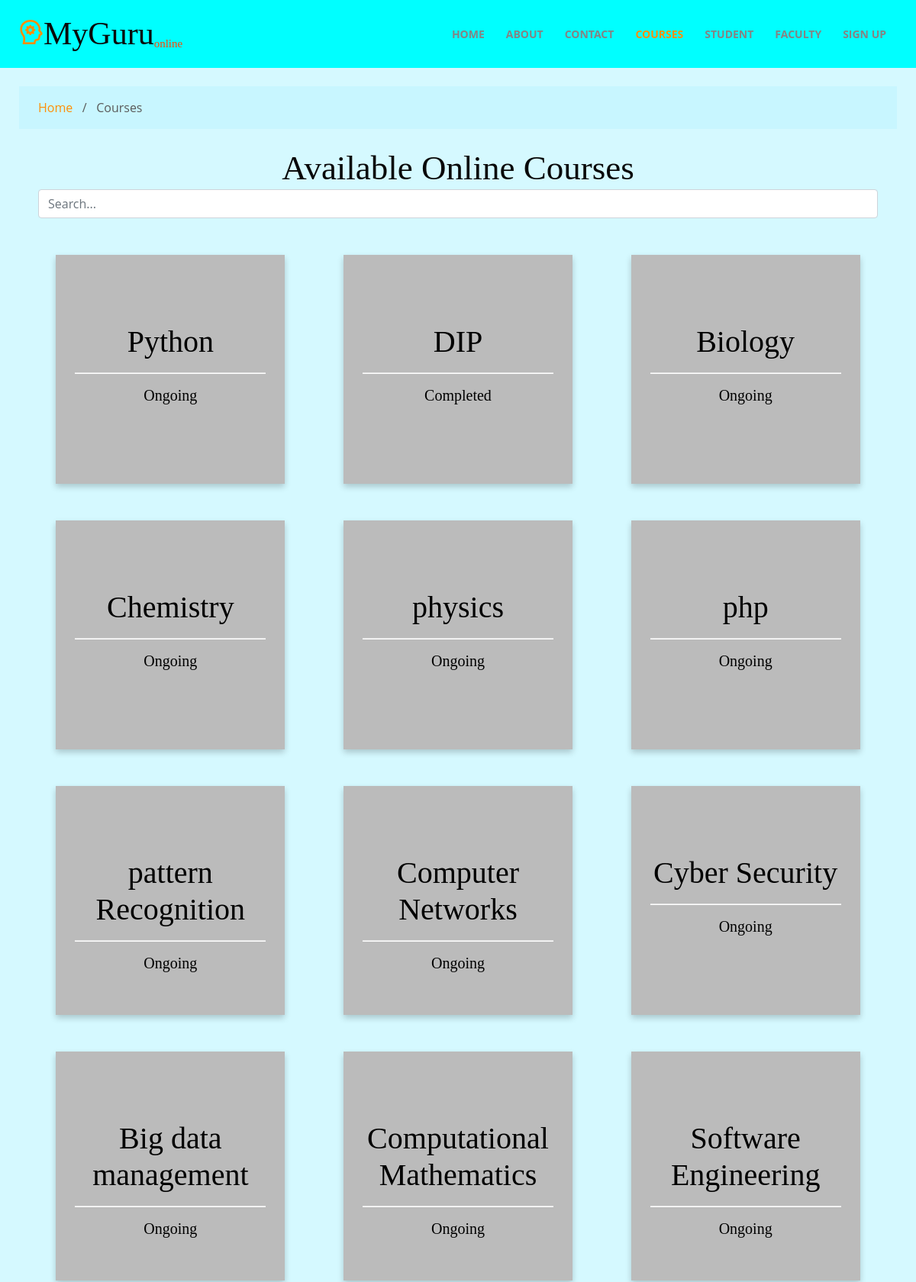
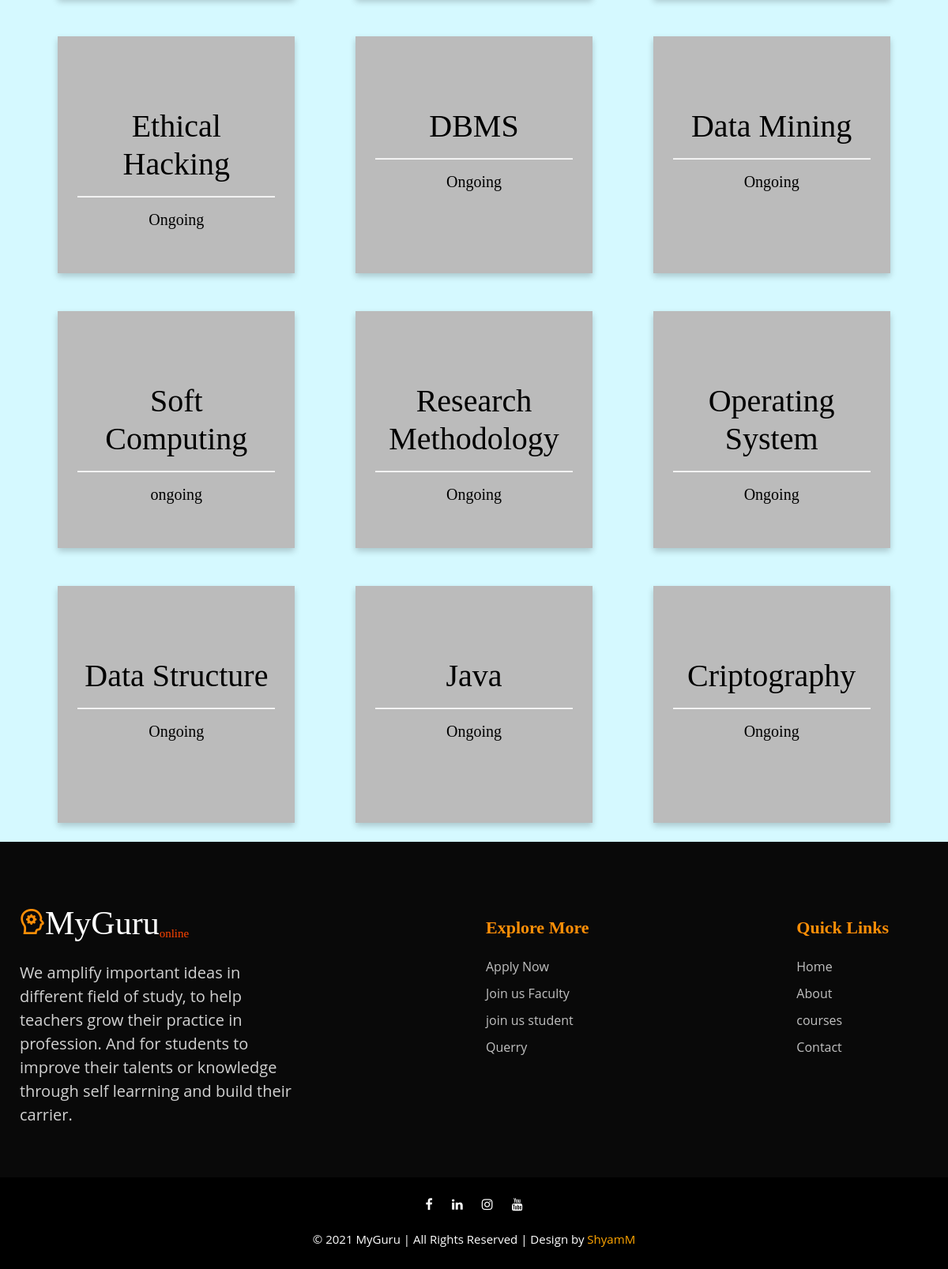
/courses.php, run on the app's committed database (2 pictures, top to bottom).
### tables this page shows
CREATE TABLE `course` (
  `id` int(11) NOT NULL,
  `title` varchar(100) NOT NULL,
  `discription` varchar(500) NOT NULL,
  `teacher_name` varchar(100) NOT NULL,
  `teacher_email` varchar(100) NOT NULL,
  `status` varchar(15) NOT NULL,
  `duration` varchar(50) NOT NULL,
  `tnqz` int(11) NOT NULL
);

### courses.php (the view, shortened to what this page needs)
<?php require 'DBconnection.php'; ?>
<!doctype html>
<html lang="en">
<head>
    <link rel="stylesheet" href="assets/css/style-starter.css">
</head>
<body style="background-color: rgb(213, 249, 255);">
    <header class="w3l-header">
        <div class="hero-header-11">
            <div class="hero-header-11-content">
                <div class="container">
                    <nav class="navbar navbar-expand-lg navbar-light py-md-2 py-0 px-0">
                        <a class="navbar-brand" href="index.php"><img src="assets/images/logo-icon.png" alt="" />MyGuru<sub style="font-size: 15px; color:orangered;">online</sub></a>
                        <div class="collapse navbar-collapse" id="navbarSupportedContent">
                            <ul class="navbar-nav ml-auto">
                                <li class="nav-item">
                                    <a class="nav-link" href="index.php">Home <span class="sr-only">(current)</span></a>
                                </li>
                                <li class="nav-item">
                                    <a class="nav-link" href="about.php">About</a>
                                </li>
                                <li class="nav-item">
                                    <a class="nav-link" href="contact.php">Contact</a>
                                </li>
                                <li class="nav-item active">
                                    <a class="nav-link" href="courses.php">Courses</a>
                                </li>
                                <li class="nav-item ">
                                    <a class="nav-link" data-toggle="modal" data-target="#student" href="#">Student</a>
                                </li>
                                <li class="nav-item ">
                                    <a class="nav-link" data-toggle="modal" data-target="#faculty" href="#">Faculty</a>
                                </li>
                                <li class="nav-item">
                                    <div class="dropdown">
                                        <a class="nav-link" href="#" id="dropdownMenuButton" data-toggle="dropdown" aria-haspopup="true" aria-expanded="false">Sign Up</a>
                                    </div>
                                </li>
                            </ul>
                        </div>
                    </nav>
                </div>
            </div>
        </div>
    </header>
    <div class="container">
        <section class="w3l-skill-breadcrum">
            <div class="breadcrum" style="background-color: rgb(213, 249, 255);"><br>
                <div class="container" style="background-color: rgb(200, 246, 255);">
                    <p><a href="index.php">Home</a> &nbsp; / &nbsp; Courses</p>
                </div>
            </div>
        </section><br>
        <section class="w3l-team" id="team">
            <center>
                <div class="team-block">
                    <div class="container">
                        <div class="wthree-title">
                            <div class="header-section text-center">
                                <div><h3>Available Online Courses</h3>
                                <input type="search" id="myInput" placeholder="Search..." class="form-control" >
                            </div>
                        </div>
                        <div class="row" id="myDIV">
                            <?php
                            $sql = "select * from `course` where `status` in ('Ongoing','completed');";
                            $res = mysqli_query($conn, $sql);
                            while ($row = mysqli_fetch_assoc($res)) {
                                echo "<div class='col-lg-4 col-sm-6 mt-5'>
                            <div class='flip-card' id='card'>
                                <div class='flip-card-inner'>
                                    <div class='flip-card-front container' style='padding-top:30%;'>
                                        <h1>" . $row['title'] . "</h1>
                                        <hr style='background-color: white;height:1px;'>
                                        <h5>" . $row['status'] . "</h5>
                                    </div>
                                    <div class='flip-card-back container' >
                                            <h2 >" . $row['title'] . "</h2>
                                            <p style='font-size:small;margin-bottom:2px;'>" . $row['discription'] . "</p>
                                            <p>Duration : " . $row['duration'] . "</p>
                                            <p>Teacher Name : " . $row['teacher_name'] . "</p><br>
                                            <button id='hov' class='btn btn-primary' style='width:50%;border-radius:50px;' data-toggle='modal' data-target='#joinpopup";
                                echo $row['id'];
                                echo "'>join</button>
                                    </div>
                                </div>
                            </div>
                        </div>";
                            }
                            ?>
                        </div>
                    </div>
                </div>
            </center>
        </section><br>
    </div>
    <?php include 'footer.php'; ?>
</body>
</html>

### footer.php (shortened to what this page needs)
<footer class="w3l-footer-29-main" id="footer">
  <div class="footer-29 py-5">
    <div class="container pb-lg-3">
      <div class="row footer-top-29">
        <div class="col-lg-4 col-md-6 footer-list-29 footer-1 mt-md-4">
          <a class="footer-logo mb-md-3 mb-2" href="#url"><img src="assets/images/logo-icon.png" alt="" />MyGuru<sub
              style="font-size: 15px; color:orangered;">online</sub></a>
          <p>We amplify important ideas in different field of study, to help teachers grow their practice
          in profession. And for students to improve their talents or knowledge through self learrning and build their carrier.</p>
        </div>
        <div class="col-lg-2 col-md-6 footer-list-29 footer-2 mt-5">
        </div>
        <div class="col-lg-4 col-md-6 footer-list-29 footer-3 mt-5">
          <h6 class="footer-title-29">Explore More</h6>
          <ul>
            <li><a href="courses.php">Apply Now</a></li>
            <li><a href="facreg.php">Join us Faculty</a></li>
            <li><a href="studreg.php">join us student</a></li>
            <li><a href="contact.php">Querry</a></li>
          </ul>
        </div>
        <div class="col-lg-2 col-md-6 footer-list-29 footer-4 mt-5">
          <h6 class="footer-title-29">Quick Links</h6>
          <ul>
            <li><a href="index.php">Home</a></li>
            <li><a href="about.php">About</a></li>
            <li><a href="courses.php">courses</a></li>
            <li><a href="contact.php">Contact</a></li>
          </ul>
        </div>
      </div>
    </div>
  </div>
  <div id="footers14-block" class="py-3">
    <div class="container">
      <div class="footers14-bottom text-center">
        <div class="social">
          <a href="https://m.facebook.com/profile.php?id=100015297481418" class="facebook"><span class="fa fa-facebook" aria-hidden="true"></span></a>
          <a href="https://www.linkedin.com/in/shyam-mohan-7a31481ab" class="google"><span class="fa fa-linkedin" aria-hidden="true"></span></a>
          <a href="https://www.instagram.com/_shya_m_ohan_/" class="instagram"><span class="fa fa-instagram" aria-hidden="true"></span></a>
          <a href="https://www.youtube.com/channel/UCTTxg8XGEwUhdR86QGuK78Q" class="youtube"><span class="fa fa-youtube" aria-hidden="true"></span></a>
        </div>
        <div class="copyright mt-1">
          <p style="color: white;">&copy; 2021 MyGuru | All Rights Reserved | Design by <a href="http://shyam.epizy.com" style="color: orange;">ShyamM</a></p>
        </div>
      </div>
    </div>
  </div>
</footer>

### courses.php (style rules this page uses)
.flip-card { background-color: transparent; width: 300px; height: 300px; perspective: 1000px; }
.flip-card-inner { position: relative; width: 100%; height: 100%; text-align: center; transition: transform 0.6s; transform-style: preserve-3d; box-shadow: 0 4px 8px 0 rgba(0, 0, 0, 0.2); }
.flip-card-front, .flip-card-back { position: absolute; width: 100%; height: 100%; -webkit-backface-visibility: hidden; backface-visibility: hidden; }
.flip-card-front { background-color: #bbb; color: black; }
.flip-card-back { background-color: #2980b9; color: white; transform: rotateY(180deg); }
p { color: white; }

### data on the page
course: title "Python", status "Ongoing"
course: title "DIP", status "Completed"
course: title "Biology", status "Ongoing"
course: title "Chemistry", status "Ongoing"
course: title "physics", status "Ongoing"
course: title "php", status "Ongoing"
course: title "pattern Recognition", status "Ongoing"
course: title "Computer Networks", status "Ongoing"
course: title "Cyber Security", status "Ongoing"
course: title "Big data management", status "Ongoing"
course: title "Computational Mathematics", status "Ongoing"
course: title "Software Engineering", status "Ongoing"
course: title "Ethical Hacking", status "Ongoing"
course: title "DBMS", status "Ongoing"
course: title "Data Mining", status "Ongoing"
course: title "Soft Computing", status "ongoing"
course: title "Research Methodology", status "Ongoing"
course: title "Operating System", status "Ongoing"
course: title "Data Structure", status "Ongoing"
course: title "Java", status "Ongoing"
course: title "Criptography", status "Ongoing"
